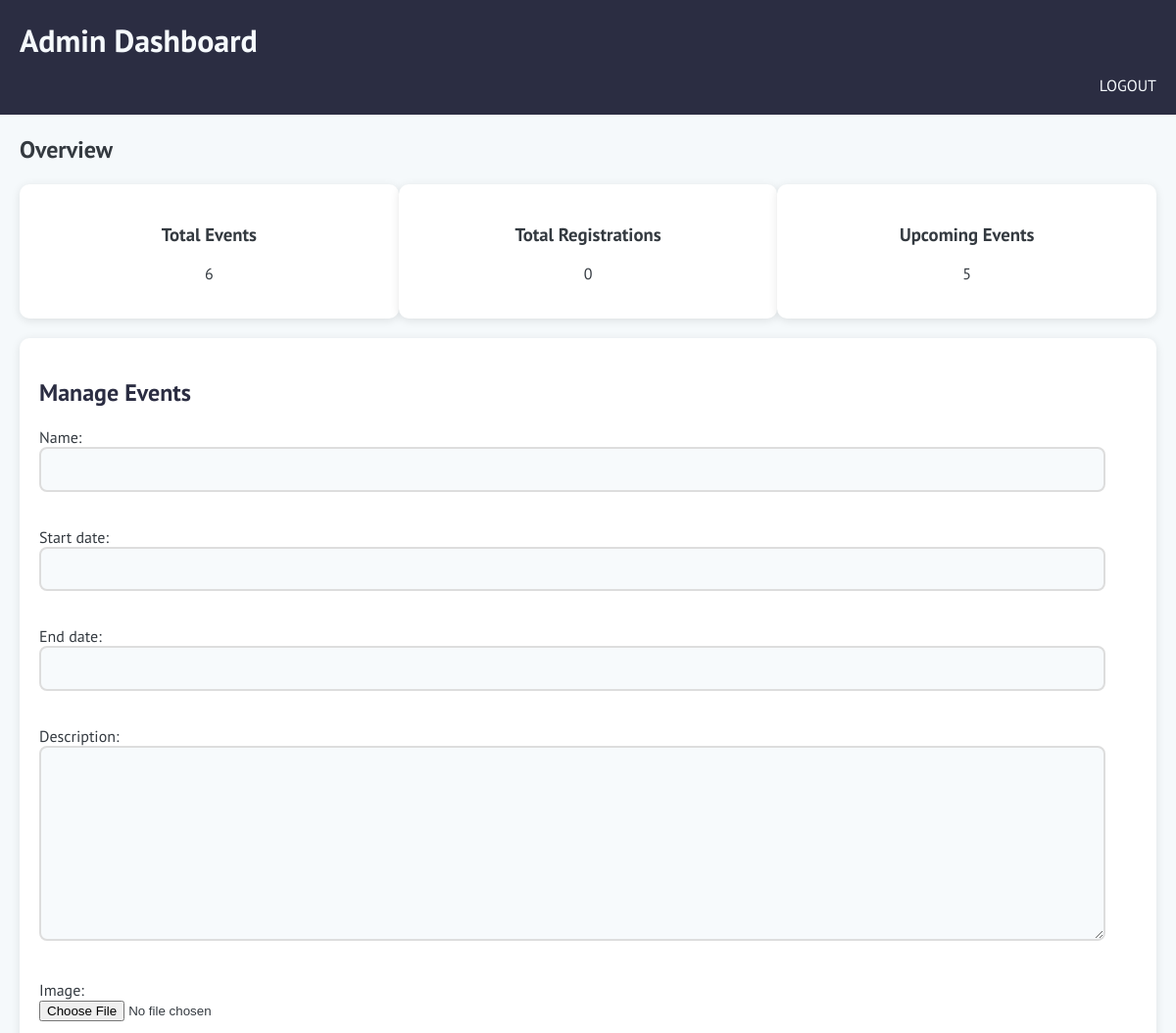
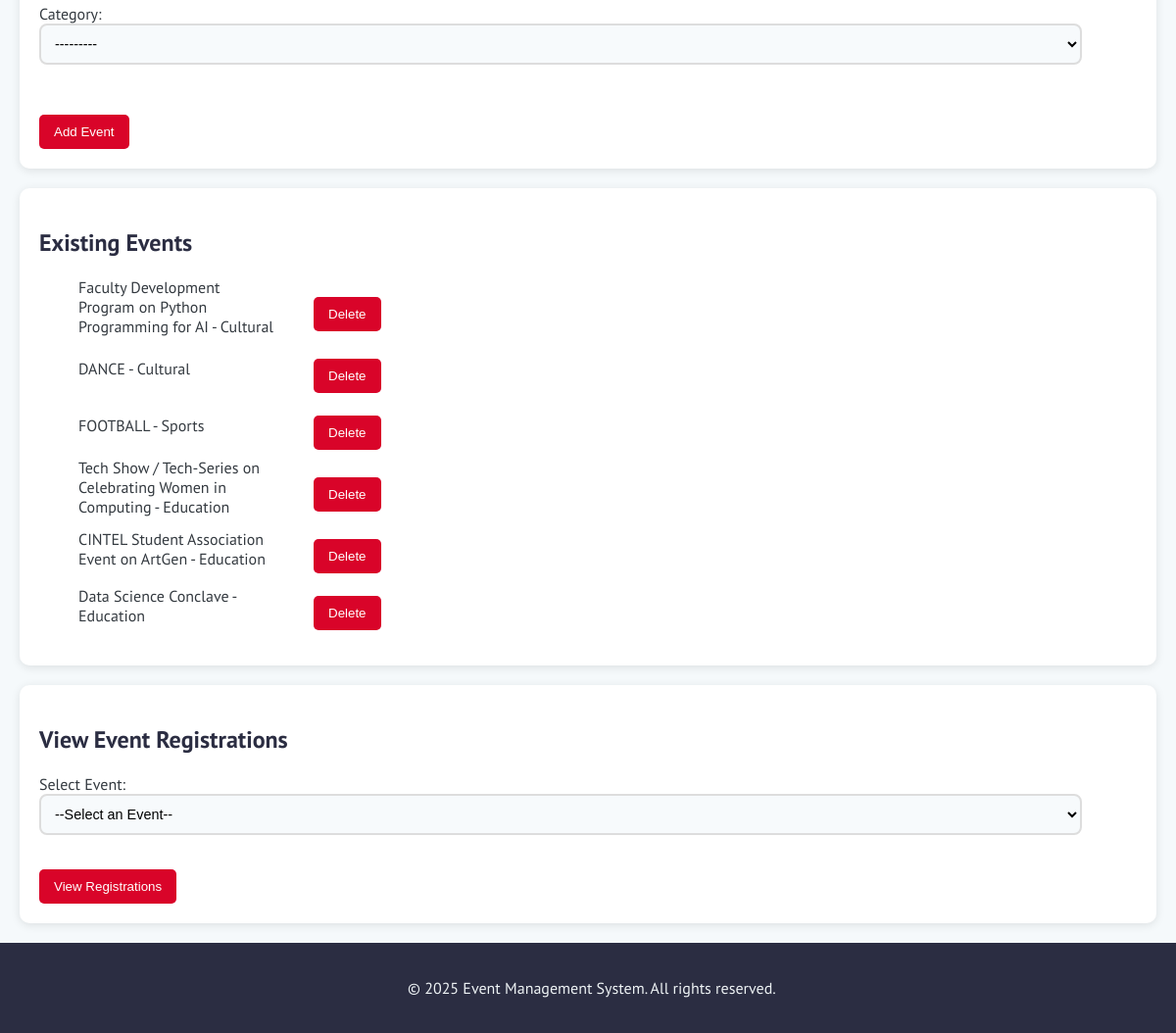
The page /admin_dashboard/ (signed in) on the database its author committed (2 pictures, top to bottom).
### users/models.py (models this page shows, shortened)
class Event(models.Model):
    CATEGORY_CHOICES = [
        ('Sports', 'Sports'),
        ('Cultural', 'Cultural'),
        ('Gaming', 'Gaming'),
        ('Education', 'Education')
    ]
    name = models.CharField(max_length=100)
    start_date = models.DateField()
    end_date = models.DateField()
    image = models.ImageField(upload_to='event_images/')
    category = models.CharField(max_length=20, choices=CATEGORY_CHOICES)
    description = models.TextField()

### users/views.py (the view)
# urls.py: path('admin_dashboard/', views.admin_dashboard, name='admin_dashboard'),
@login_required
def admin_dashboard(request):
    events = Event.objects.all()  # Fetch all events
    total_registrations = Registration.objects.count()  # Count total registrations
    if request.method == 'POST':
        if 'delete_event' in request.POST:  # Handle delete event request
            event_id = request.POST.get('delete_event')
            event_to_delete = Event.objects.get(id=event_id)
            event_to_delete.delete()
            return redirect('admin_dashboard')
        form = EventForm(request.POST, request.FILES)
        if form.is_valid():
            form.save()
            return redirect('admin_dashboard')
    else:
        form = EventForm()
    return render(request, 'admin_dashboard.html', {
        'form': form,
        'events': events,
        'total_registrations': total_registrations,
    })

### users/forms.py
class EventForm(forms.ModelForm):
    class Meta:
        model = Event
        fields = ['name', 'start_date', 'end_date', 'description', 'image', 'category']  # Include the fields you want in the form

### templates/admin_dashboard.html (shortened to what this page needs)
<!DOCTYPE html>
<html lang="en">
<head>
    <link rel="stylesheet" href="/static/css/admin_dashboard.css">
</head>
<body>
    <header>
        <h1>Admin Dashboard</h1>
        <nav>
            <form action="{% url 'logout' %}" method="post" style="display: inline;">
                <button type="submit" class="logout-button">LOGOUT</button>
            </form>
        </nav>
    </header>
    <main>
        <section class="overview">
            <h2>Overview</h2>
            <div class="cards">
                <div class="card">
                    <h3>Total Events</h3>
                    <p id="total-events">{{ events.count }}</p>
                </div>
                <div class="card">
                    <h3>Total Registrations</h3>
                    <p id="total-registrations">0</p>
                </div>
                <div class="card">
                    <h3>Upcoming Events</h3>
                    <p id="upcoming-events">0</p>
                </div>
            </div>
        </section>
        <section class="admin-section">
            <h2>Manage Events</h2>
            <form id="event-form" method="POST" enctype="multipart/form-data">
                {{ form.as_p }}
                <button type="submit">Add Event</button>
            </form>
        </section>
        <section class="admin-section">
            <h2>Existing Events</h2>
            <ul>
                {% for event in events %}
                    <li style="display: flex; align-items: center; margin-bottom: 8px;">
                        <span style="width: 200px;">{{ event.name }} - {{ event.category }}</span>
                        <form method="POST" style="display:inline;">
                            <button type="submit" name="delete_event" value="{{ event.id }}" style="margin-left: 40px;">Delete</button>
                        </form>
                    </li>
                {% endfor %}
            </ul>
        </section>
        <section class="admin-section">
            <h2>View Event Registrations</h2>
            <label for="select-event">Select Event:</label>
            <select id="select-event" required>
                <option value="">--Select an Event--</option>
            </select>
            <button id="view-registrations">View Registrations</button>
        </section>
    </main>
    <footer>
        <p>&copy; 2025 Event Management System. All rights reserved.</p>
    </footer>
</body>
</html>

### static/css/admin_dashboard.css (style rules this page uses)
body { margin: 0; font-family: 'PT Sans', sans-serif; background-color: #f5f9fb; color: #343a40; }
header { background-color: #2b2d42; color: #f5f9fc; padding: 20px; }
header h1 { margin: 0; }
nav { text-align: right; }
.overview { margin: 20px; }
.cards { display: flex; justify-content: space-around; margin-top: 20px; }
.card { background-color: #ffffff; border-radius: 10px; box-shadow: 0 2px 10px rgba(0, 0, 0, 0.1); padding: 20px; text-align: center; width: 30%; }
.admin-section { background: #ffffff; border-radius: 10px; box-shadow: 0 2px 10px rgba(0, 0, 0, 0.1); margin: 20px; padding: 20px; }
.admin-section h2 { color: #2b2d42; }
label { display: block; margin-top: 10px; }
input[type="text"], input[type="date"], input[type="time"], input[type="url"], textarea, select { width: 95%; padding: 10px; margin-bottom: 20px; border: 2px solid #ddd; border-radius: 8px; font-size: .9em; background-color: #f7fafc; line-height: 1.5; transition: all 0.3s ease; padding-top: 10px; padding-bottom: 10px; }
button { margin-top: 15px; padding: 10px 15px; background-color: #d90429; color: white; border: none; border-radius: 5px; cursor: pointer; }
footer { background-color: #2b2d42; text-align: center; padding: 20px; color: #edf2f4; position: relative; bottom: 0; width: 97.31%; }
.logout-button { background: none; border: none; color: inherit; cursor: pointer; font: inherit; padding: 0; }

### rows shown on the page
Event: name "Faculty Development Program on Python Programming for AI", category "Cultural", {{ event.id }} 7 (drawn)
Event: name "DANCE", category "Cultural", {{ event.id }} 10 (drawn)
Event: name "FOOTBALL", category "Sports", {{ event.id }} 11 (drawn)
Event: name "Tech Show / Tech-Series on Celebrating Women in Computing", category "Education", {{ event.id }} 12 (drawn)
Event: name "CINTEL Student Association Event on ArtGen", category "Education", {{ event.id }} 13 (drawn)
Event: name "Data Science Conclave", category "Education", {{ event.id }} 14 (drawn)

### other values the page prints
{{ events.count }} "6"
